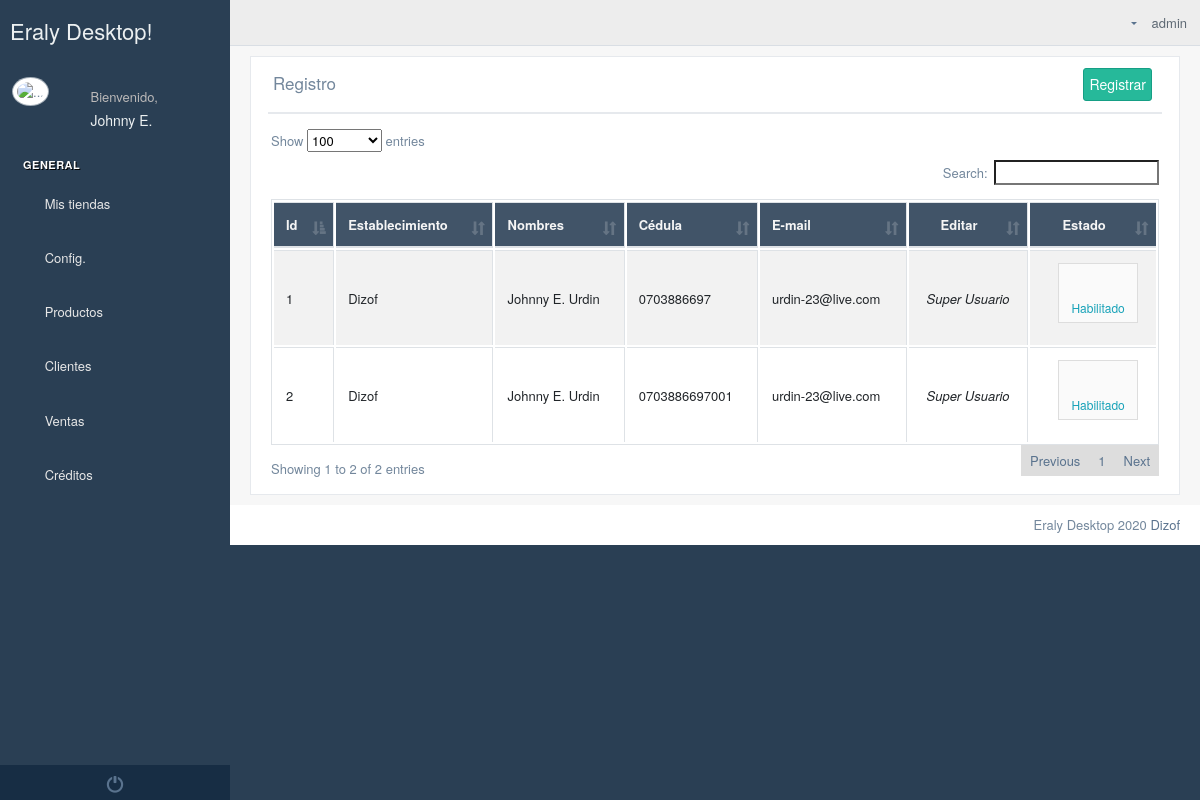
Screenshot of /business/user_register/ (signed in) with the database file from the repository.
### Empresa/models.py (models this page shows, shortened)
class UsuarioEmpresa(models.Model):
    establecimiento = models.ForeignKey(Establecimiento, on_delete=models.CASCADE, null=True, blank=True)
    user = models.ForeignKey(User, on_delete=models.CASCADE, null=True, blank=True)
    nombreCompleto=models.CharField(max_length=60)
    cedula=models.CharField(max_length=13,null=True,blank=True)

class Establecimiento(models.Model):
    logo=models.ImageField(upload_to="logos/establecimientos",null=True,blank=True)
    banner=models.ImageField(upload_to="banner/establecimientos",null=True,blank=True)
    pie_pagina=models.ImageField(upload_to="pie/establecimientos",null=True,blank=True)
    cabecera_tienda=models.ImageField(upload_to="logos/tienda",null=True,blank=True)
    banner1=models.ImageField(upload_to="logos/tienda",null=True,blank=True)
    banner2=models.ImageField(upload_to="logos/tienda",null=True,blank=True)
    color_encabezado_documentos=models.CharField(max_length=40, default="#ffffff")
    usuario=models.ForeignKey(User,on_delete=models.CASCADE)
    ruc=models.CharField(max_length=13)
    nombreComercial=models.CharField(max_length=60)
    representateLegal=models.CharField(max_length=60)
    slug = models.SlugField(max_length=255, unique=True, blank=True)
    descripcion = RichTextUploadingField(null=True, blank=True)
    ubicacion_gps = models.CharField(max_length=300,null=True,blank=True)
    correo_electronico=models.EmailField(max_length=600,null=True,blank=True)
    web=models.CharField(max_length=400,null=True,blank=True)
    facebook=models.CharField(max_length=400,null=True,blank=True,default=" ")
    instagram=models.CharField(max_length=400, null=True, blank=True, default=" ")
    youtube = models.CharField(max_length=400,null=True,blank=True,default=" ")
    activo=models.BooleanField(default=False)
    def __str__(self):
        if self.nombreComercial:
            return self.nombreComercial
        else:
            return self.representateLegal

### Personas/views.py (the view, shortened to what this page needs)
# urls.py: path("business/user_register/",registro_otrosUsuarios),
def registro_otrosUsuarios(request):
    user = User()
    usuario = UsuarioEmpresa()
    contexto={
        'usuarios':UsuarioEmpresa.objects.filter(establecimiento__usuarioempresa__user=request.user),
        'establecimientos':Establecimiento.objects.filter(usuarioempresa__user=request.user)
    }
    return render(request, 'personas/otrosUsuarios.html',contexto)

### templates/personas/otrosUsuarios.html (shortened to what this page needs)
{% extends 'Home/index2.html' %}
{% block contenido_index %}
    {%  load static %}
    <div class="">
        <div class="row">
            <div class="col-md-12 col-sm-12 ">
                <div class="x_panel">
                    <div class="x_title">
                        <h2>Registro <small>de Usuarios</small></h2>
                        <ul class="nav navbar-right panel_toolbox">
                            <li class="dropdown">
                                    <a id="nuevoCliente" class="btn btn-success" style="background-color: #26B99A; color: white" data-toggle="modal" data-target="#modificar" aria-expanded="false">Registrar</a>
                            </li>
                        </ul>
                        <div class="clearfix"></div>
                    </div>
                    <div class="x_content">
                        <div class="row">
                            <div class="col-sm-12">
                                <div class="card-box table-responsive">
                                    <table id="clientes" class="table table-striped table-bordered" style="width:100%">
                                        <thead style="background-color: #415468; color: whitesmoke">
                                        <tr>
                                            <th>Id</th>
                                            <th>Establecimiento</th>
                                            <th>Nombres</th>
                                            <th>Cédula</th>
                                            <th>E-mail</th>
                                            <th style="text-align: center">Editar</th>
                                            <th style="text-align: center">Estado</th>
                                        </tr>
                                        </thead>
                                        <tbody>
                                        {% for user in usuarios %}
                                            <tr>
                                                <td style="vertical-align: middle">{{ user.id }}</td>
                                                <td style="vertical-align: middle">{{ user.establecimiento }}</td>
                                                <td style="vertical-align: middle">{{ user.user.get_full_name }}</td>
                                                <td style="vertical-align: middle">{{ user.cedula }}</td>
                                            <td style="vertical-align: middle">{{ user.user.email }}</td>
                                                    {% if user.user.is_superuser %}
                                                        <td style="text-align: center; vertical-align: middle"><i>Super Usuario</i></td>
                                                    {% endif %}
                                                <td style="text-align: center; font-size: 18px; vertical-align: middle">
                                                    {% if user.user.is_active %}
                                                        <a class="text-info eliminar btn btn-app">
                                                            <i data-toggle="tooltip" class="fa fa-check-circle"></i>Habilitado</a>
                                                    {% else %}
                                                        <a class="text-danger eliminar btn btn-app">
                                                            <i data-toggle="tooltip" class="fa fa-close"></i>Deshabilitado</a>
                                                    {% endif %}
                                                </td>
                                            </tr>
                                        {% endfor %}
                                        </tbody>
                                    </table>
                                </div>
                            </div>
                        </div>
                    </div>
                </div>
            </div>
        </div>
    </div>
{% endblock %}
{% block script_index %}
    <link rel="stylesheet" href="{% static 'select2/css/select2.min.css' %}">
{% endblock %}

### templates/Home/base_html.html (shortened to what this page needs)
<!DOCTYPE html>
{% load static %}
<html lang="en">
<head>
    <link href="{% static '/vendors/datatables.net-bs/css/dataTables.bootstrap.min.css' %}" rel="stylesheet">
    <link href="{% static '/vendors/datatables.net-buttons-bs/css/buttons.bootstrap.min.css' %}" rel="stylesheet">
    <link href="{% static '/vendors/datatables.net-fixedheader-bs/css/fixedHeader.bootstrap.min.css' %}"
          rel="stylesheet">
    <link href="{% static '/vendors/datatables.net-responsive-bs/css/responsive.bootstrap.min.css' %}" rel="stylesheet">
    <link href="{% static '/vendors/datatables.net-scroller-bs/css/scroller.bootstrap.min.css' %}" rel="stylesheet">
    <link href="{% static '/vendors/bootstrap/dist/css/bootstrap.min.css' %}" rel="stylesheet">
    <link href="{% static '/vendors/font-awesome/css/font-awesome.min.css' %}" rel="stylesheet">
    <link href="{% static '/vendors/nprogress/nprogress.css' %}" rel="stylesheet">
    <link href="{% static '/vendors/bootstrap-daterangepicker/daterangepicker.css' %}" rel="stylesheet">
    <link href="{% static '/vendors/iCheck/skins/flat/green.css' %}" rel="stylesheet">
    <link href="{% static '/build/css/custom.min.css' %}" rel="stylesheet">
</head>
<body class="nav-md">
<div class="container body">
    <div class="main_container">
        <div class="col-md-3 left_col">
            <div class="left_col scroll-view">
                <div class="navbar nav_title" style="border: 0;">
                    <a href="/" class="site_title"> <span>Eraly Desktop!</span></a>
                </div>
                <div class="profile clearfix">
                    <div class="profile_pic">
                        <img src="/media/admin-interface/favicon/favicon_eraly.png" alt="..."
                             class="img-circle profile_img">
                    </div>
                    <div class="profile_info">
                        <span>Bienvenido,</span>
                        <h2>{{ request.user.first_name }}</h2>
                    </div>
                </div>
                <br/>
                {% block menu %}
                    <div id="sidebar-menu" class="main_menu_side hidden-print main_menu">
                        <div class="menu_section">
                            <h3>General</h3>
                            <ul class="nav side-menu">
                                <li><a><i class="fa fa-shopping-basket"></i> Mis tiendas <span class="fa fa-chevron-down"></span></a>
                                </li>
                            </ul>
                            <ul class="nav side-menu">
                                <li><a><i class="fa fa-home"></i> Config. <span class="fa fa-chevron-down"></span></a>
                                </li>
                            </ul>
                            <ul class="nav side-menu">
                                <li><a><i class="fa fa-product-hunt"></i> Productos <span
                                        class="fa fa-chevron-down"></span></a>
                                </li>
                            </ul>
                        <ul class="nav side-menu">
                                <li><a><i class="fa fa-user-plus"></i> Clientes <span class="fa fa-chevron-down"></span></a>
                                </li>
                            </ul>
                            <ul class="nav side-menu">
                                <li><a><i class="fa fa-file-o"></i> Ventas <span class="fa fa-chevron-down"></span></a>
                                </li>
                            </ul>
                            <ul class="nav side-menu">
                                <li><a><i class="fa fa-file-o"></i> Créditos <span class="fa fa-chevron-down"></span></a>
                                </li>
                            </ul>
                        </div>
                    </div>
                    <div class="sidebar-footer hidden-small">
                        <a data-toggle="tooltip" data-placement="top" title="Logout" href="/logout_/"
                           style="width: 100%">
                            <span class="glyphicon glyphicon-off" aria-hidden="true"></span>
                        </a>
                    </div>
                {% endblock %}
            </div>
        </div>
        <div class="top_nav">
            <div class="nav_menu">
                <div class="nav toggle">
                    <a id="menu_toggle"><i class="fa fa-bars"></i></a>
                </div>
                <nav class="nav navbar-nav">
                    <ul class=" navbar-right">
                        <li class="nav-item dropdown open" style="padding-left: 15px;">
                            <a href="javascript:;" class="user-profile" aria-haspopup="true"
                               id="navbarDropdown" data-toggle="dropdown" aria-expanded="false">
                                {{ request.user.username }}
                            </a>
                        </li>
                        <li role="presentation" class="nav-item dropdown open">
                            <a href="javascript:;" class="dropdown-toggle info-number" id="navbarDropdown1"
                               data-toggle="dropdown" aria-expanded="false">
                                <i class="fa fa-envelope-o"></i>
                            </a>
                        </li>
                    </ul>
                </nav>
            </div>
        </div>
        <div class="right_col" role="main">
            {% block contenido %}{% endblock %}
        </div>
    </div>
    <footer>
        <div class="pull-right">
            Eraly Desktop 2020 <a href="https://colorlib.com">Dizof</a>
        </div>
        <div class="clearfix"></div>
    </footer>
</div>
<link rel="stylesheet" href="{% static 'toastr/toastr.min.css' %}">
{% block script %}
{% endblock %}
</body>
</html>

### rows the page displays
UsuarioEmpresa: id "1", establecimiento "Dizof", user.get_full_name "Johnny E. Urdin", cedula "0703886697", user.email "urdin-23@live.com", shows "Super Usuario", shows "Habilitado"
UsuarioEmpresa: id "2", establecimiento "Dizof", user.get_full_name "Johnny E. Urdin", cedula "0703886697001", user.email "urdin-23@live.com", shows "Super Usuario", shows "Habilitado"

### other values shown
{{ request.user.first_name }} "Johnny E."
{{ request.user.username }} "admin"
